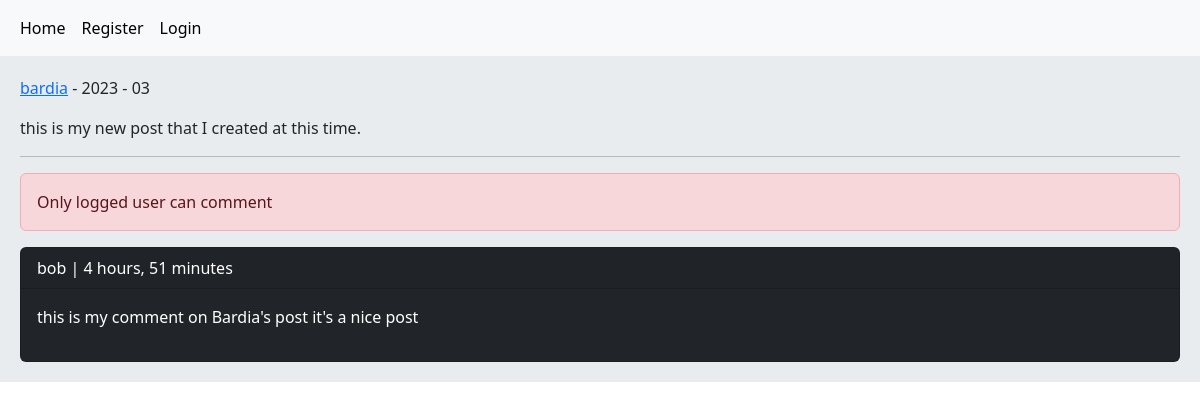
The app's page /post/5/this-is-my-new-post-that-i-created-at-this-time/, older data.
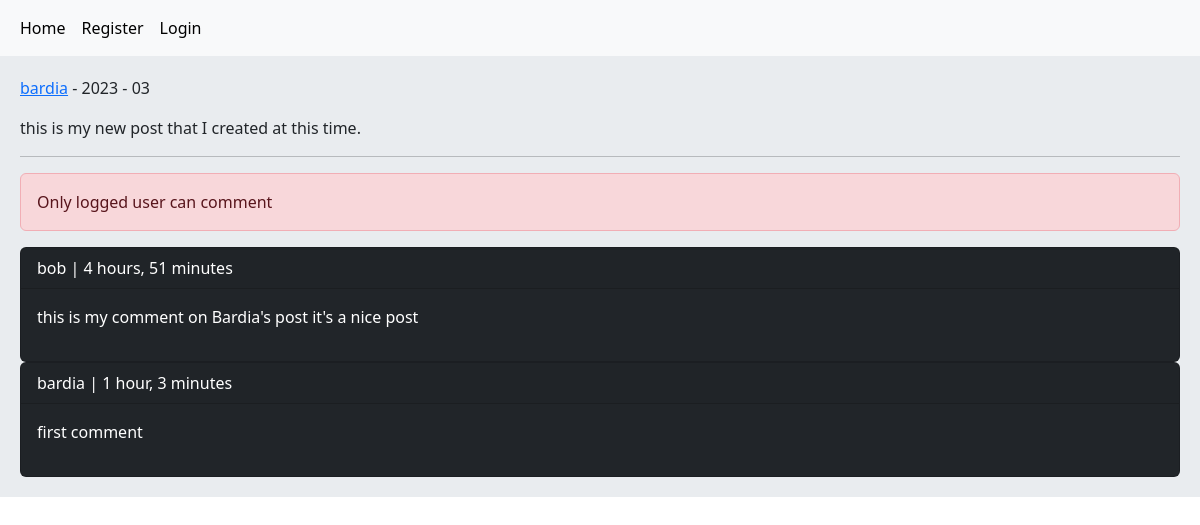
The same page, newer data.
### home/models.py (models this page shows, shortened)
class Post(models.Model):
    user = models.ForeignKey(User, on_delete=models.CASCADE, related_name='posts')
    body = models.TextField()
    slug = models.SlugField()
    created = models.DateTimeField(auto_now_add=True)
    updated = models.DateTimeField(auto_now=True)
    class Meta:
        ordering = ('-created',)

class Comment(models.Model):
    user = models.ForeignKey(User, on_delete=models.CASCADE, related_name='ucomments')
    post = models.ForeignKey(Post, on_delete=models.CASCADE, related_name='pcomments')
    reply = models.ForeignKey('self', on_delete=models.CASCADE, related_name='rcomments', blank=True, null=True)
    is_reply = models.BooleanField(default=False)
    body = models.TextField(max_length=400)
    created = models.DateTimeField(auto_now_add=True)

### home/views.py (the view, shortened to what this page needs)
# urls.py: path('post/<int:post_id>/<slug:post_slug>/', views.PostDetailView.as_view(), name='post_detail'),
class PostDetailView(View):
    form_class = CommentCreateForm
    def setup(self, request, *args, **kwargs):
        self.post_intance = get_object_or_404(Post, pk=kwargs['post_id'], slug=kwargs['post_slug'])
        return super().setup(request, *args, **kwargs)
    def get(self, request, *args, **kwargs):
        comments = self.post_intance.pcomments.filter(is_reply=False)
        return render(request, 'home/detail.html',
                      {'post': self.post_intance, 'comments': comments, 'form': self.form_class})

### home/templates/home/detail.html (shortened to what this page needs)
{% extends 'base.html' %}
{% block content %}
    <p><a href="{% url 'account:user_profile' post.user.id %}"> {{ post.user.username }}</a>
        - {{ post.updated|date:"Y - m" }}</p>
    <p>{{ post.body }}</p>
    <hr/>
    {% if request.user.is_authenticated %}
        <form action="" method="post">
        {% csrf_token %}
        {{ form.as_p }}
        <input type="submit" value="Send">
    {% else %}
        <p class="alert alert-danger"> Only logged user can comment</p>
    {% endif %}
{% for comment in comments %}
    <div class='card bg-dark text-white'>
        <p class="card-header">{{ comment.user }} | {{ comment.created|timesince }}</p>
        <p class="card-body">{{ comment.body }}</p>
    </div>
{% empty %}
    <p>There is no comment yet!</p>
{% endfor %}
{% endblock %}

### templates/base.html (shortened to what this page needs)
<!DOCTYPE html>
<html lang="en">
<head>
    <link href="https://cdn.jsdelivr.net/npm/bootstrap@5.3.0-alpha1/dist/css/bootstrap.min.css" rel="stylesheet"
>
</head>
<body>
{% include 'inc/navbar.html' %}
<div class="jumbotron">
    {% block content %}
    {% endblock %}
</div>
</body>
</html>

### templates/inc/navbar.html
<nav class="navbar navbar-expand-lg bg-body-tertiary">
    <div class="container-fluid">
        <div class="navbar-nav">
            <a class="nav-link active" href="{% url 'home:home' %}">Home</a>
            {% if request.user.is_authenticated %}
                <a class="nav-link active" href="{% url 'account:user_logout' %}">Logout</a>
                <a class="nav-link active" href="{% url 'account:user_profile' request.user.id %}">Profile</a>
            {% else %}
                <a class="nav-link active" href="{% url 'account:user_register' %}">Register</a>
                <a class="nav-link active" href="{% url 'account:user_login' %}">Login</a>
            {% endif %}
        </div>
    </div>
</nav>

### templates/base.html (style rules this page uses)
.jumbotron { padding: 20px; margin-bottom: 20px; background-color: #e9ecef; }

Row changes from the older to the newer data that the page shows:
added Comment: user "bardia", created "1 hour, 3 minutes", body "first comment"
